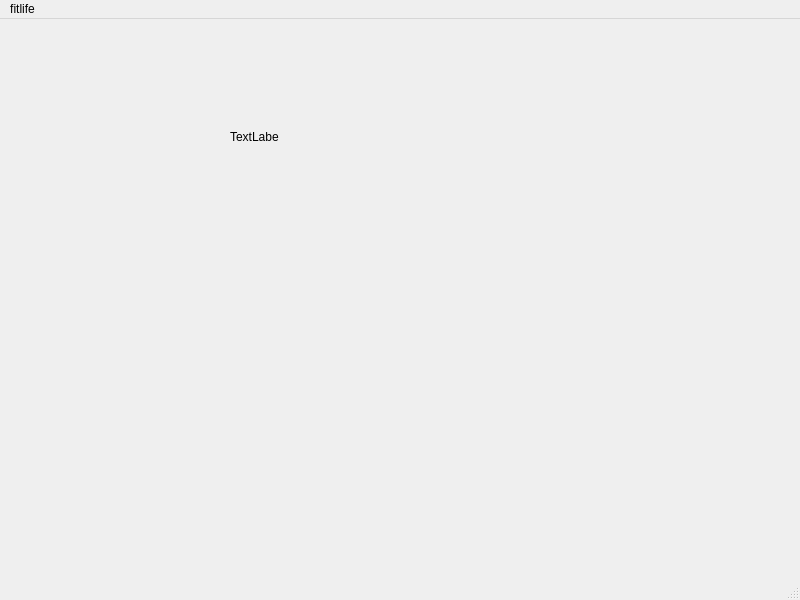
<?xml version="1.0" encoding="UTF-8"?>
<ui version="4.0">
 <class>MainWindow</class>
 <widget class="QMainWindow" name="MainWindow">
  <property name="geometry">
   <rect>
    <x>0</x>
    <y>0</y>
    <width>800</width>
    <height>600</height>
   </rect>
  </property>
  <property name="windowTitle">
   <string>MainWindow</string>
  </property>
  <widget class="QWidget" name="centralwidget">
   <widget class="QLabel" name="label">
    <property name="geometry">
     <rect>
      <x>230</x>
      <y>110</y>
      <width>49</width>
      <height>16</height>
     </rect>
    </property>
    <property name="text">
     <string>TextLabel</string>
    </property>
   </widget>
  </widget>
  <widget class="QMenuBar" name="menubar">
   <property name="geometry">
    <rect>
     <x>0</x>
     <y>0</y>
     <width>800</width>
     <height>21</height>
    </rect>
   </property>
   <widget class="QMenu" name="menufitlife">
    <property name="title">
     <string>fitlife</string>
    </property>
   </widget>
   <addaction name="menufitlife"/>
  </widget>
  <widget class="QStatusBar" name="statusbar"/>
 </widget>
 <resources/>
 <connections/>
</ui>
